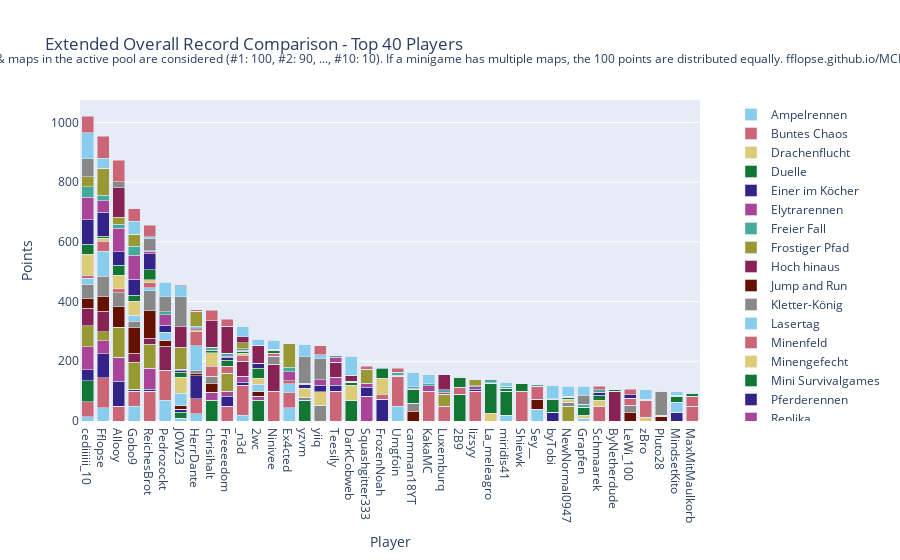

Here is the notebook cell this chart was saved with:
### Code cell
import plotly.graph_objects as go

# Sum all columns to get the total score
outDf['Total'] = outDf.sum(axis=1)

# Sort by total score and fill N/A values with 0
outDf = outDf.sort_values(by='Total', ascending=False).fillna(0)

# Crop to top 10 players
cropDf = outDf.head(40).copy()

# Drop the 'Total' column for plotting
cropDf = cropDf.drop(columns=['Total'])

# Create a color palette
color_palette = px.colors.qualitative.Safe

# Create the stacked bar plot
fig = go.Figure()

for column in cropDf.columns.difference(['Player']):
    fig.add_trace(go.Bar(
        x=cropDf.index,
        y=cropDf[column],
        name=column,
        marker_color=color_palette[len(fig.data) % len(color_palette)]
    ))

# Update layout
fig.update_layout(
    barmode='stack',
    title='Extended Overall Record Comparison - Top 40 Players',
    xaxis=dict(title='Player'),
    yaxis=dict(title='Points'),
    #height=800,
    #width=1000,
    legend=dict(
        x=1.05,
        y=0.5,
        traceorder='normal',
        font=dict(size=12),
        bgcolor='rgba(255, 255, 255, 0)',
        bordercolor='rgba(0, 0, 0, 0)'
    ),
    margin=dict(r=200),  # Adjust right margin to make room for the legend
    annotations=[
        dict(
            x=0.5,
            y=1.1635,
            xref='paper',
            yref='paper',
            text='Max 100 points per minigame. Records #1 through #10 of games & maps in the active pool are considered (#1: 100, #2: 90, ..., #10: 10). If a minigame has multiple maps, the 100 points are distributed equally. fflopse.github.io/MCP-Records/data-analysis/global-ranking.ipynb',
            showarrow=False,
            font=dict(size=12),
            xanchor='center'
        )
    ]
)

fig.show()

# save the plot as an html file

fig.write_html('out/ext_overall_record_comparison.html')

### Figure 1 — Plotly figure (JSON) as saved in the notebook; plotly's stock layout.template omitted (floating-point values rounded to 4 significant figures)
{"data": [{"marker": {"color": "rgb(136, 204, 238)"}, "name": "Ampelrennen", "type": "bar", "x": ["cediiiiii_10", "Fflopse", "Allooy", "Gobo9", "ReichesBrot", "Pedrozockt", "JOW23", "HerrDante", "chrisihalt", "Freeeedom", "_n3d", "2wc", "Ninivee", "Ex4cted", "yzvm", "yiiq", "Teesily", "DarkCobweb", "Squashgitter333", "FrozenNoah", "Umgfoin", "camman18YT", "KakaMC", "Luxemburq", "2B9", "lizsyy", "La_meleagro", "miridis41", "Shiewk", "Sey__", "byTobi", "NewNormal0947", "Grapfen", "Schmaarek", "ByNetherdude", "LeWi_100", "zBro", "Pluto28", "MindsetKito", "MaxMitMaulkorb"], "y": [15, 45, 0, 50, 0, 70, 10, 25, 0, 0, 20, 0, 0, 45, 0, 0, 0, 0, 0, 0, 50, 0, 0, 0, 0, 0, 0, 20, 0, 40, 0, 0, 0, 0, 0, 0, 0, 0, 0, 0]}, {"marker": {"color": "rgb(204, 102, 119)"}, "name": "Buntes Chaos", "type": "bar", "x": ["cediiiiii_10", "Fflopse", "Allooy", "Gobo9", "ReichesBrot", "Pedrozockt", "JOW23", "HerrDante", "chrisihalt", "Freeeedom", "_n3d", "2wc", "Ninivee", "Ex4cted", "yzvm", "yiiq", "Teesily", "DarkCobweb", "Squashgitter333", "FrozenNoah", "Umgfoin", "camman18YT", "KakaMC", "Luxemburq", "2B9", "lizsyy", "La_meleagro", "miridis41", "Shiewk", "Sey__", "byTobi", "NewNormal0947", "Grapfen", "Schmaarek", "ByNetherdude", "LeWi_100", "zBro", "Pluto28", "MindsetKito", "MaxMitMaulkorb"], "y": [50, 100, 50, 50, 100, 100, 0, 50, 0, 50, 100, 0, 100, 50, 0, 0, 100, 0, 0, 0, 100, 0, 100, 50, 0, 100, 0, 0, 100, 0, 0, 0, 0, 50, 0, 0, 0, 0, 0, 50]}, {"marker": {"color": "rgb(221, 204, 119)"}, "name": "Drachenflucht", "type": "bar", "x": ["cediiiiii_10", "Fflopse", "Allooy", "Gobo9", "ReichesBrot", "Pedrozockt", "JOW23", "HerrDante", "chrisihalt", "Freeeedom", "_n3d", "2wc", "Ninivee", "Ex4cted", "yzvm", "yiiq", "Teesily", "DarkCobweb", "Squashgitter333", "FrozenNoah", "Umgfoin", "camman18YT", "KakaMC", "Luxemburq", "2B9", "lizsyy", "La_meleagro", "miridis41", "Shiewk", "Sey__", "byTobi", "NewNormal0947", "Grapfen", "Schmaarek", "ByNetherdude", "LeWi_100", "zBro", "Pluto28", "MindsetKito", "MaxMitMaulkorb"], "y": [0, 0, 0, 0, 0, 0, 0, 0, 0, 0, 0, 0, 0, 0, 0, 0, 0, 0, 0, 0, 0, 0, 0, 0, 0, 0, 26.67, 0, 0, 0, 0, 0, 0, 0, 0, 0, 13.33, 0, 0, 0]}, {"marker": {"color": "rgb(17, 119, 51)"}, "name": "Duelle", "type": "bar", "x": ["cediiiiii_10", "Fflopse", "Allooy", "Gobo9", "ReichesBrot", "Pedrozockt", "JOW23", "HerrDante", "chrisihalt", "Freeeedom", "_n3d", "2wc", "Ninivee", "Ex4cted", "yzvm", "yiiq", "Teesily", "DarkCobweb", "Squashgitter333", "FrozenNoah", "Umgfoin", "camman18YT", "KakaMC", "Luxemburq", "2B9", "lizsyy", "La_meleagro", "miridis41", "Shiewk", "Sey__", "byTobi", "NewNormal0947", "Grapfen", "Schmaarek", "ByNetherdude", "LeWi_100", "zBro", "Pluto28", "MindsetKito", "MaxMitMaulkorb"], "y": [70, 0, 0, 0, 0, 0, 20, 0, 70, 0, 0, 70, 0, 0, 70, 0, 0, 70, 0, 0, 0, 0, 0, 0, 90, 0, 100, 80, 0, 0, 0, 0, 0, 0, 0, 0, 0, 0, 0, 0]}, {"marker": {"color": "rgb(51, 34, 136)"}, "name": "Einer im Köcher", "type": "bar", "x": ["cediiiiii_10", "Fflopse", "Allooy", "Gobo9", "ReichesBrot", "Pedrozockt", "JOW23", "HerrDante", "chrisihalt", "Freeeedom", "_n3d", "2wc", "Ninivee", "Ex4cted", "yzvm", "yiiq", "Teesily", "DarkCobweb", "Squashgitter333", "FrozenNoah", "Umgfoin", "camman18YT", "KakaMC", "Luxemburq", "2B9", "lizsyy", "La_meleagro", "miridis41", "Shiewk", "Sey__", "byTobi", "NewNormal0947", "Grapfen", "Schmaarek", "ByNetherdude", "LeWi_100", "zBro", "Pluto28", "MindsetKito", "MaxMitMaulkorb"], "y": [36.67, 80, 83.33, 6.667, 6.667, 0, 10, 76.67, 0, 33.33, 10, 0, 0, 0, 0, 0, 20, 0, 0, 73.33, 0, 0, 0, 0, 0, 0, 0, 0, 0, 0, 30, 0, 0, 0, 0, 0, 0, 0, 30, 0]}, {"marker": {"color": "rgb(170, 68, 153)"}, "name": "Elytrarennen", "type": "bar", "x": ["cediiiiii_10", "Fflopse", "Allooy", "Gobo9", "ReichesBrot", "Pedrozockt", "JOW23", "HerrDante", "chrisihalt", "Freeeedom", "_n3d", "2wc", "Ninivee", "Ex4cted", "yzvm", "yiiq", "Teesily", "DarkCobweb", "Squashgitter333", "FrozenNoah", "Umgfoin", "camman18YT", "KakaMC", "Luxemburq", "2B9", "lizsyy", "La_meleagro", "miridis41", "Shiewk", "Sey__", "byTobi", "NewNormal0947", "Grapfen", "Schmaarek", "ByNetherdude", "LeWi_100", "zBro", "Pluto28", "MindsetKito", "MaxMitMaulkorb"], "y": [76.67, 43.33, 80, 0, 70, 0, 0, 0, 26.67, 16.67, 20, 13.33, 0, 0, 0, 0, 26.67, 0, 83.33, 0, 0, 0, 0, 0, 0, 0, 0, 0, 0, 0, 0, 0, 0, 0, 0, 0, 0, 0, 0, 0]}, {"marker": {"color": "rgb(68, 170, 153)"}, "name": "Freier Fall", "type": "bar", "x": ["cediiiiii_10", "Fflopse", "Allooy", "Gobo9", "ReichesBrot", "Pedrozockt", "JOW23", "HerrDante", "chrisihalt", "Freeeedom", "_n3d", "2wc", "Ninivee", "Ex4cted", "yzvm", "yiiq", "Teesily", "DarkCobweb", "Squashgitter333", "FrozenNoah", "Umgfoin", "camman18YT", "KakaMC", "Luxemburq", "2B9", "lizsyy", "La_meleagro", "miridis41", "Shiewk", "Sey__", "byTobi", "NewNormal0947", "Grapfen", "Schmaarek", "ByNetherdude", "LeWi_100", "zBro", "Pluto28", "MindsetKito", "MaxMitMaulkorb"], "y": [0, 0, 0, 0, 0, 0, 0, 0, 0, 0, 0, 0, 0, 0, 0, 0, 0, 0, 0, 0, 0, 0, 0, 0, 0, 0, 0, 0, 0, 0, 0, 0, 0, 0, 0, 0, 0, 0, 0, 0]}, {"marker": {"color": "rgb(153, 153, 51)"}, "name": "Frostiger Pfad", "type": "bar", "x": ["cediiiiii_10", "Fflopse", "Allooy", "Gobo9", "ReichesBrot", "Pedrozockt", "JOW23", "HerrDante", "chrisihalt", "Freeeedom", "_n3d", "2wc", "Ninivee", "Ex4cted", "yzvm", "yiiq", "Teesily", "DarkCobweb", "Squashgitter333", "FrozenNoah", "Umgfoin", "camman18YT", "KakaMC", "Luxemburq", "2B9", "lizsyy", "La_meleagro", "miridis41", "Shiewk", "Sey__", "byTobi", "NewNormal0947", "Grapfen", "Schmaarek", "ByNetherdude", "LeWi_100", "zBro", "Pluto28", "MindsetKito", "MaxMitMaulkorb"], "y": [70, 30, 100, 90, 80, 0, 0, 0, 0, 60, 0, 0, 0, 0, 0, 0, 0, 0, 0, 0, 0, 0, 0, 40, 0, 0, 0, 0, 0, 0, 0, 50, 0, 0, 0, 0, 0, 0, 0, 0]}, {"marker": {"color": "rgb(136, 34, 85)"}, "name": "Hoch hinaus", "type": "bar", "x": ["cediiiiii_10", "Fflopse", "Allooy", "Gobo9", "ReichesBrot", "Pedrozockt", "JOW23", "HerrDante", "chrisihalt", "Freeeedom", "_n3d", "2wc", "Ninivee", "Ex4cted", "yzvm", "yiiq", "Teesily", "DarkCobweb", "Squashgitter333", "FrozenNoah", "Umgfoin", "camman18YT", "KakaMC", "Luxemburq", "2B9", "lizsyy", "La_meleagro", "miridis41", "Shiewk", "Sey__", "byTobi", "NewNormal0947", "Grapfen", "Schmaarek", "ByNetherdude", "LeWi_100", "zBro", "Pluto28", "MindsetKito", "MaxMitMaulkorb"], "y": [60, 70, 0, 30, 20, 80, 0, 0, 0, 0, 50, 0, 90, 0, 0, 0, 50, 0, 0, 0, 0, 0, 0, 0, 0, 0, 0, 0, 0, 0, 0, 0, 0, 0, 100, 0, 0, 0, 0, 0]}, {"marker": {"color": "rgb(102, 17, 0)"}, "name": "Jump and Run", "type": "bar", "x": ["cediiiiii_10", "Fflopse", "Allooy", "Gobo9", "ReichesBrot", "Pedrozockt", "JOW23", "HerrDante", "chrisihalt", "Freeeedom", "_n3d", "2wc", "Ninivee", "Ex4cted", "yzvm", "yiiq", "Teesily", "DarkCobweb", "Squashgitter333", "FrozenNoah", "Umgfoin", "camman18YT", "KakaMC", "Luxemburq", "2B9", "lizsyy", "La_meleagro", "miridis41", "Shiewk", "Sey__", "byTobi", "NewNormal0947", "Grapfen", "Schmaarek", "ByNetherdude", "LeWi_100", "zBro", "Pluto28", "MindsetKito", "MaxMitMaulkorb"], "y": [33.33, 50, 70, 86.67, 93.33, 20, 13.33, 6.667, 30, 0, 0, 16.67, 0, 0, 0, 0, 0, 0, 0, 0, 0, 33.33, 0, 0, 0, 0, 0, 0, 0, 33.33, 0, 0, 0, 0, 0, 30, 0, 16.67, 0, 0]}, {"marker": {"color": "rgb(136, 136, 136)"}, "name": "Kletter-König", "type": "bar", "x": ["cediiiiii_10", "Fflopse", "Allooy", "Gobo9", "ReichesBrot", "Pedrozockt", "JOW23", "HerrDante", "chrisihalt", "Freeeedom", "_n3d", "2wc", "Ninivee", "Ex4cted", "yzvm", "yiiq", "Teesily", "DarkCobweb", "Squashgitter333", "FrozenNoah", "Umgfoin", "camman18YT", "KakaMC", "Luxemburq", "2B9", "lizsyy", "La_meleagro", "miridis41", "Shiewk", "Sey__", "byTobi", "NewNormal0947", "Grapfen", "Schmaarek", "ByNetherdude", "LeWi_100", "zBro", "Pluto28", "MindsetKito", "MaxMitMaulkorb"], "y": [46.67, 66.67, 46.67, 20, 66.67, 0, 0, 10, 23.33, 0, 0, 0, 26.67, 0, 10, 53.33, 0, 0, 0, 0, 0, 26.67, 0, 0, 0, 0, 0, 0, 0, 0, 0, 13.33, 0, 0, 0, 23.33, 0, 0, 0, 0]}, {"marker": {"color": "rgb(136, 204, 238)"}, "name": "Lasertag", "type": "bar", "x": ["cediiiiii_10", "Fflopse", "Allooy", "Gobo9", "ReichesBrot", "Pedrozockt", "JOW23", "HerrDante", "chrisihalt", "Freeeedom", "_n3d", "2wc", "Ninivee", "Ex4cted", "yzvm", "yiiq", "Teesily", "DarkCobweb", "Squashgitter333", "FrozenNoah", "Umgfoin", "camman18YT", "KakaMC", "Luxemburq", "2B9", "lizsyy", "La_meleagro", "miridis41", "Shiewk", "Sey__", "byTobi", "NewNormal0947", "Grapfen", "Schmaarek", "ByNetherdude", "LeWi_100", "zBro", "Pluto28", "MindsetKito", "MaxMitMaulkorb"], "y": [20, 83.33, 0, 20, 10, 26.67, 40, 83.33, 0, 0, 0, 23.33, 0, 30, 0, 0, 0, 0, 0, 0, 0, 0, 0, 0, 0, 0, 0, 0, 0, 0, 0, 0, 10, 0, 0, 0, 0, 0, 33.33, 0]}, {"marker": {"color": "rgb(204, 102, 119)"}, "name": "Minenfeld", "type": "bar", "x": ["cediiiiii_10", "Fflopse", "Allooy", "Gobo9", "ReichesBrot", "Pedrozockt", "JOW23", "HerrDante", "chrisihalt", "Freeeedom", "_n3d", "2wc", "Ninivee", "Ex4cted", "yzvm", "yiiq", "Teesily", "DarkCobweb", "Squashgitter333", "FrozenNoah", "Umgfoin", "camman18YT", "KakaMC", "Luxemburq", "2B9", "lizsyy", "La_meleagro", "miridis41", "Shiewk", "Sey__", "byTobi", "NewNormal0947", "Grapfen", "Schmaarek", "ByNetherdude", "LeWi_100", "zBro", "Pluto28", "MindsetKito", "MaxMitMaulkorb"], "y": [10, 33.33, 13.33, 0, 16.67, 0, 0, 46.67, 33.33, 23.33, 20, 0, 10, 10, 0, 0, 0, 0, 0, 16.67, 0, 0, 0, 0, 23.33, 0, 0, 0, 0, 43.33, 0, 0, 0, 0, 0, 23.33, 56.67, 0, 0, 33.33]}, {"marker": {"color": "rgb(221, 204, 119)"}, "name": "Minengefecht", "type": "bar", "x": ["cediiiiii_10", "Fflopse", "Allooy", "Gobo9", "ReichesBrot", "Pedrozockt", "JOW23", "HerrDante", "chrisihalt", "Freeeedom", "_n3d", "2wc", "Ninivee", "Ex4cted", "yzvm", "yiiq", "Teesily", "DarkCobweb", "Squashgitter333", "FrozenNoah", "Umgfoin", "camman18YT", "KakaMC", "Luxemburq", "2B9", "lizsyy", "La_meleagro", "miridis41", "Shiewk", "Sey__", "byTobi", "NewNormal0947", "Grapfen", "Schmaarek", "ByNetherdude", "LeWi_100", "zBro", "Pluto28", "MindsetKito", "MaxMitMaulkorb"], "y": [70, 10, 45, 47.5, 10, 0, 52.5, 7.5, 45, 0, 7.5, 20, 0, 0, 30, 45, 0, 50, 0, 52.5, 0, 0, 0, 0, 0, 0, 0, 0, 0, 0, 0, 10, 10, 20, 0, 0, 0, 0, 0, 0]}, {"marker": {"color": "rgb(17, 119, 51)"}, "name": "Mini Survivalgames", "type": "bar", "x": ["cediiiiii_10", "Fflopse", "Allooy", "Gobo9", "ReichesBrot", "Pedrozockt", "JOW23", "HerrDante", "chrisihalt", "Freeeedom", "_n3d", "2wc", "Ninivee", "Ex4cted", "yzvm", "yiiq", "Teesily", "DarkCobweb", "Squashgitter333", "FrozenNoah", "Umgfoin", "camman18YT", "KakaMC", "Luxemburq", "2B9", "lizsyy", "La_meleagro", "miridis41", "Shiewk", "Sey__", "byTobi", "NewNormal0947", "Grapfen", "Schmaarek", "ByNetherdude", "LeWi_100", "zBro", "Pluto28", "MindsetKito", "MaxMitMaulkorb"], "y": [33.33, 6.667, 33.33, 20, 33.33, 0, 16.67, 0, 6.667, 20, 6.667, 33.33, 10, 0, 0, 0, 0, 10, 0, 33.33, 0, 46.67, 0, 0, 33.33, 0, 0, 10, 26.67, 0, 43.33, 6.667, 26.67, 16.67, 6.667, 0, 0, 0, 20, 10]}, {"marker": {"color": "rgb(51, 34, 136)"}, "name": "Pferderennen", "type": "bar", "x": ["cediiiiii_10", "Fflopse", "Allooy", "Gobo9", "ReichesBrot", "Pedrozockt", "JOW23", "HerrDante", "chrisihalt", "Freeeedom", "_n3d", "2wc", "Ninivee", "Ex4cted", "yzvm", "yiiq", "Teesily", "DarkCobweb", "Squashgitter333", "FrozenNoah", "Umgfoin", "camman18YT", "KakaMC", "Luxemburq", "2B9", "lizsyy", "La_meleagro", "miridis41", "Shiewk", "Sey__", "byTobi", "NewNormal0947", "Grapfen", "Schmaarek", "ByNetherdude", "LeWi_100", "zBro", "Pluto28", "MindsetKito", "MaxMitMaulkorb"], "y": [81.67, 80, 45, 53.33, 53.33, 23.33, 6.667, 3.333, 0, 10, 0, 15, 0, 0, 13.33, 21.67, 0, 0, 30, 0, 3.333, 0, 0, 0, 0, 6.667, 0, 0, 0, 0, 0, 0, 0, 10, 0, 11.67, 0, 0, 0, 0]}, {"marker": {"color": "rgb(170, 68, 153)"}, "name": "Replika", "type": "bar", "x": ["cediiiiii_10", "Fflopse", "Allooy", "Gobo9", "ReichesBrot", "Pedrozockt", "JOW23", "HerrDante", "chrisihalt", "Freeeedom", "_n3d", "2wc", "Ninivee", "Ex4cted", "yzvm", "yiiq", "Teesily", "DarkCobweb", "Squashgitter333", "FrozenNoah", "Umgfoin", "camman18YT", "KakaMC", "Luxemburq", "2B9", "lizsyy", "La_meleagro", "miridis41", "Shiewk", "Sey__", "byTobi", "NewNormal0947", "Grapfen", "Schmaarek", "ByNetherdude", "LeWi_100", "zBro", "Pluto28", "MindsetKito", "MaxMitMaulkorb"], "y": [76.21, 38.93, 78.16, 81.36, 8.252, 36.5, 2.718, 3.689, 2.524, 3.01, 2.427, 0.9709, 0, 29.81, 0, 18.83, 17.57, 0.1942, 12.14, 0, 0, 3.01, 17.48, 7.087, 0, 7.476, 0.7767, 0, 0, 0, 0, 0, 0.1942, 0, 0, 0.1942, 0, 1.262, 0, 0]}, {"marker": {"color": "rgb(68, 170, 153)"}, "name": "Sammelwahn", "type": "bar", "x": ["cediiiiii_10", "Fflopse", "Allooy", "Gobo9", "ReichesBrot", "Pedrozockt", "JOW23", "HerrDante", "chrisihalt", "Freeeedom", "_n3d", "2wc", "Ninivee", "Ex4cted", "yzvm", "yiiq", "Teesily", "DarkCobweb", "Squashgitter333", "FrozenNoah", "Umgfoin", "camman18YT", "KakaMC", "Luxemburq", "2B9", "lizsyy", "La_meleagro", "miridis41", "Shiewk", "Sey__", "byTobi", "NewNormal0947", "Grapfen", "Schmaarek", "ByNetherdude", "LeWi_100", "zBro", "Pluto28", "MindsetKito", "MaxMitMaulkorb"], "y": [35.71, 18.81, 13.81, 29.29, 2.381, 8.81, 0.9524, 5.238, 8.81, 11.19, 6.19, 0.4762, 3.333, 14.52, 2.619, 0, 5.952, 2.857, 1.19, 2.381, 10.71, 5.476, 7.857, 7.143, 2.381, 3.333, 10, 6.667, 0, 6.905, 1.19, 3.571, 9.524, 7.619, 0, 0, 2.143, 2.143, 2.143, 3.095]}, {"marker": {"color": "rgb(153, 153, 51)"}, "name": "Schießstand", "type": "bar", "x": ["cediiiiii_10", "Fflopse", "Allooy", "Gobo9", "ReichesBrot", "Pedrozockt", "JOW23", "HerrDante", "chrisihalt", "Freeeedom", "_n3d", "2wc", "Ninivee", "Ex4cted", "yzvm", "yiiq", "Teesily", "DarkCobweb", "Squashgitter333", "FrozenNoah", "Umgfoin", "camman18YT", "KakaMC", "Luxemburq", "2B9", "lizsyy", "La_meleagro", "miridis41", "Shiewk", "Sey__", "byTobi", "NewNormal0947", "Grapfen", "Schmaarek", "ByNetherdude", "LeWi_100", "zBro", "Pluto28", "MindsetKito", "MaxMitMaulkorb"], "y": [33.33, 90, 23.33, 40, 0, 0, 73.33, 50, 0, 0, 20, 0, 0, 80, 0, 0, 0, 0, 46.67, 0, 0, 0, 0, 0, 0, 20, 0, 0, 0, 0, 0, 0, 0, 0, 0, 0, 0, 0, 0, 0]}, {"marker": {"color": "rgb(136, 34, 85)"}, "name": "Spleef", "type": "bar", "x": ["cediiiiii_10", "Fflopse", "Allooy", "Gobo9", "ReichesBrot", "Pedrozockt", "JOW23", "HerrDante", "chrisihalt", "Freeeedom", "_n3d", "2wc", "Ninivee", "Ex4cted", "yzvm", "yiiq", "Teesily", "DarkCobweb", "Squashgitter333", "FrozenNoah", "Umgfoin", "camman18YT", "KakaMC", "Luxemburq", "2B9", "lizsyy", "La_meleagro", "miridis41", "Shiewk", "Sey__", "byTobi", "NewNormal0947", "Grapfen", "Schmaarek", "ByNetherdude", "LeWi_100", "zBro", "Pluto28", "MindsetKito", "MaxMitMaulkorb"], "y": [0, 0, 100, 0, 0, 0, 70, 0, 90, 90, 20, 60, 0, 0, 0, 0, 0, 20, 0, 0, 0, 0, 0, 50, 0, 0, 0, 0, 0, 0, 0, 0, 0, 0, 0, 0, 0, 0, 0, 0]}, {"marker": {"color": "rgb(102, 17, 0)"}, "name": "Todeswürfel", "type": "bar", "x": ["cediiiiii_10", "Fflopse", "Allooy", "Gobo9", "ReichesBrot", "Pedrozockt", "JOW23", "HerrDante", "chrisihalt", "Freeeedom", "_n3d", "2wc", "Ninivee", "Ex4cted", "yzvm", "yiiq", "Teesily", "DarkCobweb", "Squashgitter333", "FrozenNoah", "Umgfoin", "camman18YT", "KakaMC", "Luxemburq", "2B9", "lizsyy", "La_meleagro", "miridis41", "Shiewk", "Sey__", "byTobi", "NewNormal0947", "Grapfen", "Schmaarek", "ByNetherdude", "LeWi_100", "zBro", "Pluto28", "MindsetKito", "MaxMitMaulkorb"], "y": [0, 0, 0, 0, 0, 0, 0, 0, 0, 0, 0, 0, 0, 0, 0, 0, 0, 0, 0, 0, 0, 0, 0, 0, 0, 0, 0, 0, 0, 0, 0, 0, 0, 0, 0, 0, 0, 0, 0, 0]}, {"marker": {"color": "rgb(136, 136, 136)"}, "name": "Waffenfolge", "type": "bar", "x": ["cediiiiii_10", "Fflopse", "Allooy", "Gobo9", "ReichesBrot", "Pedrozockt", "JOW23", "HerrDante", "chrisihalt", "Freeeedom", "_n3d", "2wc", "Ninivee", "Ex4cted", "yzvm", "yiiq", "Teesily", "DarkCobweb", "Squashgitter333", "FrozenNoah", "Umgfoin", "camman18YT", "KakaMC", "Luxemburq", "2B9", "lizsyy", "La_meleagro", "miridis41", "Shiewk", "Sey__", "byTobi", "NewNormal0947", "Grapfen", "Schmaarek", "ByNetherdude", "LeWi_100", "zBro", "Pluto28", "MindsetKito", "MaxMitMaulkorb"], "y": [60, 0, 20, 0, 40, 50, 100, 0, 0, 0, 0, 0, 0, 0, 90, 70, 0, 0, 0, 0, 0, 0, 0, 0, 0, 0, 0, 0, 0, 0, 0, 0, 30, 0, 0, 0, 0, 80, 0, 0]}, {"marker": {"color": "rgb(136, 204, 238)"}, "name": "Walls", "type": "bar", "x": ["cediiiiii_10", "Fflopse", "Allooy", "Gobo9", "ReichesBrot", "Pedrozockt", "JOW23", "HerrDante", "chrisihalt", "Freeeedom", "_n3d", "2wc", "Ninivee", "Ex4cted", "yzvm", "yiiq", "Teesily", "DarkCobweb", "Squashgitter333", "FrozenNoah", "Umgfoin", "camman18YT", "KakaMC", "Luxemburq", "2B9", "lizsyy", "La_meleagro", "miridis41", "Shiewk", "Sey__", "byTobi", "NewNormal0947", "Grapfen", "Schmaarek", "ByNetherdude", "LeWi_100", "zBro", "Pluto28", "MindsetKito", "MaxMitMaulkorb"], "y": [86.67, 33.33, 0, 43.33, 6.667, 50, 36.67, 0, 0, 0, 33.33, 20, 30, 0, 40, 13.33, 0, 63.33, 0, 0, 0, 46.67, 30, 0, 0, 0, 0, 13.33, 0, 0, 43.33, 33.33, 30, 0, 0, 0, 33.33, 0, 13.33, 0]}, {"marker": {"color": "rgb(204, 102, 119)"}, "name": "Wettrennen", "type": "bar", "x": ["cediiiiii_10", "Fflopse", "Allooy", "Gobo9", "ReichesBrot", "Pedrozockt", "JOW23", "HerrDante", "chrisihalt", "Freeeedom", "_n3d", "2wc", "Ninivee", "Ex4cted", "yzvm", "yiiq", "Teesily", "DarkCobweb", "Squashgitter333", "FrozenNoah", "Umgfoin", "camman18YT", "KakaMC", "Luxemburq", "2B9", "lizsyy", "La_meleagro", "miridis41", "Shiewk", "Sey__", "byTobi", "NewNormal0947", "Grapfen", "Schmaarek", "ByNetherdude", "LeWi_100", "zBro", "Pluto28", "MindsetKito", "MaxMitMaulkorb"], "y": [56, 74, 72, 42, 38, 0, 4, 4, 34, 24, 0, 0, 0, 0, 0, 30, 0, 0, 10, 0, 12, 0, 0, 0, 0, 0, 0, 0, 0, 0, 0, 0, 0, 12, 0, 18, 0, 0, 0, 0]}], "layout": {"annotations": [{"font": {"size": 12}, "showarrow": false, "text": "Max 100 points per minigame. Records #1 through #10 of games & maps in the active pool are considered (#1: 100, #2: 90, ..., #10: 10). If a minigame has multiple maps, the 100 points are distributed equally. fflopse.github.io/MCP-Records/data-analysis/global-ranking.ipynb", "x": 0.5, "xanchor": "center", "xref": "paper", "y": 1.163, "yref": "paper"}], "barmode": "stack", "legend": {"bgcolor": "rgba(255, 255, 255, 0)", "bordercolor": "rgba(0, 0, 0, 0)", "font": {"size": 12}, "traceorder": "normal", "x": 1.05, "y": 0.5}, "margin": {"r": 200}, "title": {"text": "Extended Overall Record Comparison - Top 40 Players"}, "xaxis": {"title": {"text": "Player"}}, "yaxis": {"title": {"text": "Points"}}}}
